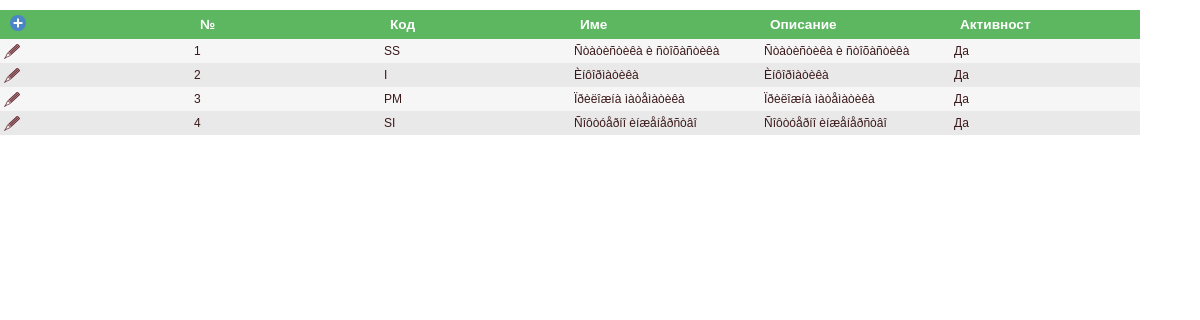
The page /Noms/NomCathedralsList.php on the database its author committed.
### tables this page shows
CREATE TABLE IF NOT EXISTS nom_Cathedrals(
	id MEDIUMINT NOT NULL AUTO_INCREMENT COMMENT 'UNIQUE ID',
	short_name VARCHAR (80) NOT NULL COMMENT 'Êðàòêî íàèìåíîâàíèå',
	name VARCHAR (255) NOT NULL COMMENT 'Ïúëíî íàèìåíîâàíèå',
	description VARCHAR (500) COMMENT 'Îïèñàíèå',
	is_active VARCHAR (1) NOT NULL DEFAULT 'Y' COMMENT 'Ôëàã çà àêòèâíîñò',
    PRIMARY KEY nom_Cathedral_pk (id),
	CONSTRAINT nom_cathedral_name_uk UNIQUE(name)
) COMMENT = 'Íîìåíêëàòóðà íà Êàòåäðèòå';

### models/Noms/NomCathedrals.php (called while the page is built, shortened)
<?php
class NomCathedrals {
	private $id;
	private $shortName;
	private $name;
	private $description;
	private $isActive;
	public function getId(){
		return $this->id;
	}
	public function setId($id){
		$this->id = $id;
	}
	public function getShortName(){
		return $this->shortName;
	}
	public function setShortName($shortName){
		$this->shortName = $shortName;
	}
	public function getName(){
		return $this->name;
	}
	public function setName($name){
		$this->name = $name;
	}
	public function getDescription(){
		return $this->description;
	}
	public function setDescription($description){
		$this->description = $description;
	}
	public function setIsActive($isActive){
		$this->isActive = $isActive;
	}
	public function getIsActiveTxt(){
		return $this->isActive != null && strcmp ( $this->isActive , "Y" ) == 0 ? "Да" : "Не";
	}
}
?>

### Noms/NomCathedralsList.php (the view, shortened to what this page needs)
<?php
include '..'.DIRECTORY_SEPARATOR.'models'.DIRECTORY_SEPARATOR.'Noms'.DIRECTORY_SEPARATOR.'NomCathedrals.php';
include '..'.DIRECTORY_SEPARATOR.'header.php';
function isSortColumn($currCol, $selectedCol, $direction) {
	return "";
}
function order($selectedCol){
	if(isset($selectedCol) && !empty($selectedCol)){
		return " order by ".$selectedCol." ";
	} else {
		return " order by nc.id ";
	}
}
$selectedCol=isset($_SESSION['selectedCol']) ? $_SESSION['selectedCol'] : "";
$direction=isset($_SESSION['direction']) ? $_SESSION['direction'] : "";
$sql = "SELECT nc.id, nc.short_name, nc.name, nc.description, nc.is_active FROM nom_Cathedrals nc ".order($selectedCol).$direction;
$result = $conn->query($sql);
$nomCathedralsList = array();
while ($row = $result->fetch(PDO::FETCH_ASSOC)) {
	$nomCathedral = new NomCathedrals();
	$nomCathedral->setId($row['id']);
	$nomCathedral->setShortName($row['short_name']);
	$nomCathedral->setName($row['name']);
	$nomCathedral->setDescription($row['description']);
	$nomCathedral->setIsActive($row['is_active']);
	array_push ($nomCathedralsList , $nomCathedral);
}
?>
<html>
	<head>
		<link rel="stylesheet" href="../style/main.css" type="text/css"/>
		<link type="text/css" href="../scripts/jquery-ui-themes-1.12.1/themes/base/jquery-ui.css" rel="stylesheet"/>
	</head>
	<body>
		<form name="nom_cathedrals_list_form" id='nom_cathedrals_list_form'>
			<table class="dataset">
				<thead>
					<tr>
						<th><a href="NomCathedralsEdit.php"><img src="../style/plus.png" title="Нов запис"  style="border: 0" height="16" width="16"></a></th>
						<th><a href="#" onclick="setOrder('id')">№</a> <?= isSortColumn('id', $selectedCol, $direction)?></th>
                        <th><a href="#" onclick="setOrder('short_name')">Код</a> <?= isSortColumn('short_name', $selectedCol, $direction)?></th>
                        <th><a href="#" onclick="setOrder('name')">Име<?= isSortColumn('name', $selectedCol, $direction)?></a></th>
                        <th><a href="#" onclick="setOrder('description')">Описание<?= isSortColumn('description', $selectedCol, $direction)?></a></th>
                        <th><a href="#" onclick="setOrder('is_active')">Активност<?= isSortColumn('is_active', $selectedCol, $direction)?></a></th>
					</tr>
				</thead>
				<tbody>
					<?php foreach($nomCathedralsList as $val): ?>
						<tr>
							<td><a href="NomCathedralsEdit.php?cathedralId=<?= $val->getId() ?>"><img src="../style/edit.png" title="Редактиране"  style="border: 0"></a>
							</td>
							<td><?= $val->getId() ?> </td>
							<td><?= $val->getShortName() ?> </td>
							<td><?= $val->getName() ?> </td>
							<td><?= $val->getDescription() ?> </td>
							<td><?= $val->getIsActiveTxt()?> </td>
						</tr>
					<?php endforeach; ?>
				</tbody>
			</table>
		</form>
	</body>
</html>

### style/main.css (style rules this page uses)
body { margin: 0px; background: white; color: #74777b; font-weight: 400; font-size: 1em; font-family: Arial, Helvetica, sans-serif; }
a { color: #2CC185; text-decoration: none; outline: none; }
table.dataset { width:95%; font-family: Arial, Helvetica, sans-serif; border-collapse:collapse; margin-bottom:5px; table-layout: fixed; margin-top:10px; overflow: scroll; background-color: #FFFFFF; }
table.dataset tr th { background-color: #5DB761; padding: 1px; text-align: left; padding: 5px; font-size: 85%; color: #ffffff }
table.dataset tr th a { padding: 1px; text-align: left; padding: 5px; text-decoration: #ffffff; color: #ffffff; }
table.dataset tr td { font-weight: normal; font-family: Arial, Helvetica, sans-serif; padding: 4px; width:auto; word-wrap: break-word; color:rgb(59, 25, 26); font-size: 12px; }
table.dataset tr:nth-child(odd) { background-color: #f6f6f6; }
table.dataset tr:nth-child(even) { background-color: #e9e9e9; }

### rows shown on the page
nom_cathedrals: id "1", short_name "SS", name "Ñòàòèñòèêà è ñòîõàñòèêà", description "Ñòàòèñòèêà è ñòîõàñòèêà", is_active "Да"
nom_cathedrals: id "2", short_name "I", name "Èíôîðìàòèêà", description "Èíôîðìàòèêà", is_active "Да"
nom_cathedrals: id "3", short_name "PM", name "Ïðèëîæíà ìàòåìàòèêà", description "Ïðèëîæíà ìàòåìàòèêà", is_active "Да"
nom_cathedrals: id "4", short_name "SI", name "Ñîôòóåðíî èíæåíåðñòâî", description "Ñîôòóåðíî èíæåíåðñòâî", is_active "Да"
